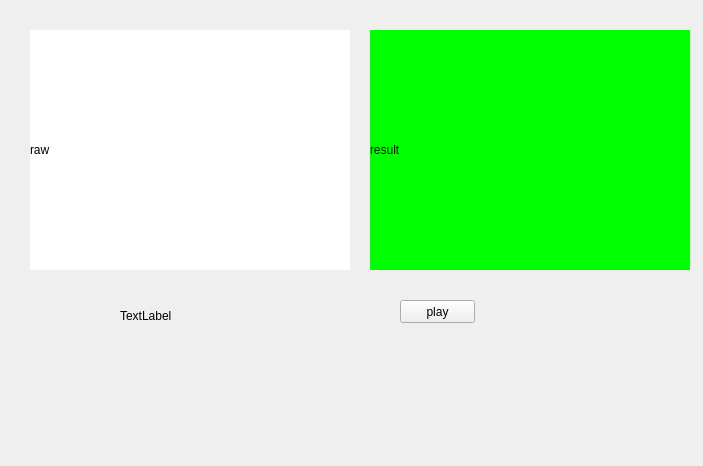
<?xml version="1.0" encoding="UTF-8"?>
<ui version="4.0">
 <class>Form</class>
 <widget class="QWidget" name="Form">
  <property name="geometry">
   <rect>
    <x>0</x>
    <y>0</y>
    <width>703</width>
    <height>466</height>
   </rect>
  </property>
  <property name="windowTitle">
   <string>Form</string>
  </property>
  <widget class="QLabel" name="rawDataLabel">
   <property name="geometry">
    <rect>
     <x>30</x>
     <y>30</y>
     <width>320</width>
     <height>240</height>
    </rect>
   </property>
   <property name="minimumSize">
    <size>
     <width>171</width>
     <height>0</height>
    </size>
   </property>
   <property name="baseSize">
    <size>
     <width>320</width>
     <height>240</height>
    </size>
   </property>
   <property name="styleSheet">
    <string notr="true">background:rgb(255, 255, 255)</string>
   </property>
   <property name="text">
    <string>raw</string>
   </property>
  </widget>
  <widget class="QLabel" name="resultDataLabel">
   <property name="geometry">
    <rect>
     <x>370</x>
     <y>30</y>
     <width>320</width>
     <height>240</height>
    </rect>
   </property>
   <property name="baseSize">
    <size>
     <width>320</width>
     <height>240</height>
    </size>
   </property>
   <property name="styleSheet">
    <string notr="true">background:rgb(0, 255, 0)</string>
   </property>
   <property name="text">
    <string>result</string>
   </property>
  </widget>
  <widget class="QPushButton" name="playPushButton">
   <property name="geometry">
    <rect>
     <x>400</x>
     <y>300</y>
     <width>75</width>
     <height>23</height>
    </rect>
   </property>
   <property name="text">
    <string>play</string>
   </property>
  </widget>
  <widget class="QLabel" name="infoLabel">
   <property name="geometry">
    <rect>
     <x>120</x>
     <y>290</y>
     <width>131</width>
     <height>51</height>
    </rect>
   </property>
   <property name="text">
    <string>TextLabel</string>
   </property>
  </widget>
 </widget>
 <resources/>
 <connections>
  <connection>
   <sender>playPushButton</sender>
   <signal>clicked()</signal>
   <receiver>Form</receiver>
   <slot>playbutton_clicked()</slot>
   <hints>
    <hint type="sourcelabel">
     <x>287</x>
     <y>339</y>
    </hint>
    <hint type="destinationlabel">
     <x>254</x>
     <y>-14</y>
    </hint>
   </hints>
  </connection>
 </connections>
 <slots>
  <slot>playbutton_clicked()</slot>
 </slots>
</ui>
